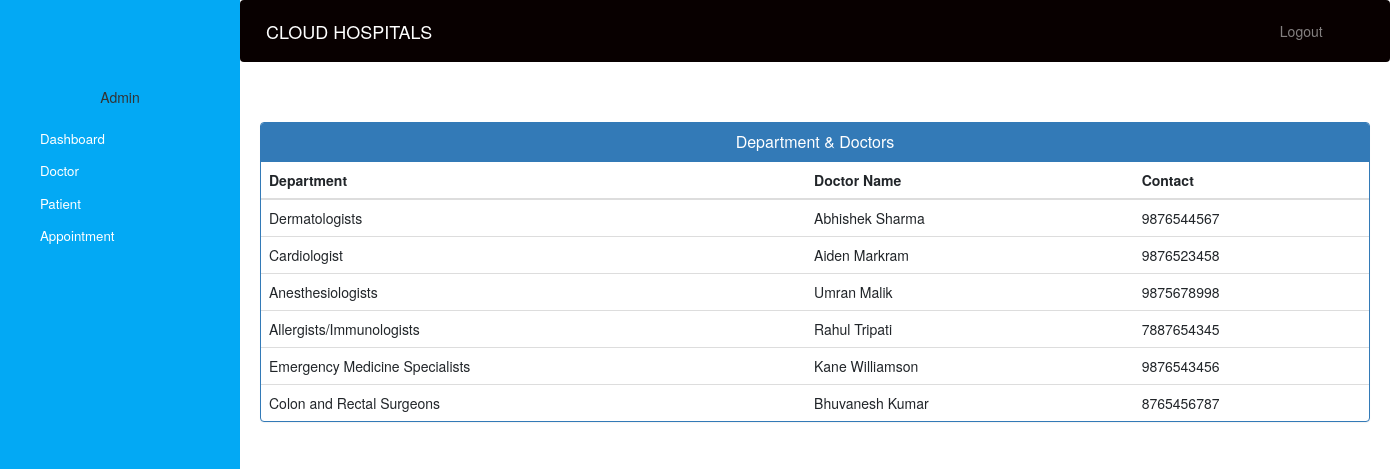
Screenshot of /admin-view-doctor-specialisation (signed in) with the database file from the repository.
### hospital/models.py (models this page shows, shortened)
class Doctor(models.Model):
    user=models.OneToOneField(User,on_delete=models.CASCADE)
    address = models.CharField(max_length=40)
    mobile = models.CharField(max_length=20,null=True)
    department= models.CharField(max_length=50,choices=departments,default='Cardiologist')
    status=models.BooleanField(default=False)
    @property
    def get_name(self):
        return self.user.first_name+" "+self.user.last_name

### hospital/views.py (the view)
# urls.py: path('admin-view-doctor-specialisation',views.admin_view_doctor_specialisation_view,name='admin-view-doctor-specialisation'),
@login_required(login_url='adminlogin')
@user_passes_test(is_admin)
def admin_view_doctor_specialisation_view(request):
    doctors=models.Doctor.objects.all().filter(status=True)
    return render(request,'hospital/admin_view_doctor_specialisation.html',{'doctors':doctors})

### hospital/views.py (called while the page is built)
def is_admin(user):
    return user.groups.filter(name='ADMIN').exists()

### templates/hospital/admin_view_doctor_Specialisation.html (shortened to what this page needs)
{% extends 'hospital/admin_base.html' %}
{% block content %}
<head>
  <link href="//netdna.bootstrapcdn.com/bootstrap/3.0.0/css/bootstrap.min.css" rel="stylesheet" id="bootstrap-css">
</head>
<div class="container">
  <div class="panel panel-primary">
    <div class="panel-heading">
      <h6 class="panel-title">Department & Doctors</h6>
    </div>
    <table class="table table-hover" id="dev-table">
      <thead>
        <tr>
          <th>Department</th>
          <th>Doctor Name</th>
          <th>Contact</th>
        </tr>
      </thead>
      {% for d in doctors %}
      <tr>
        <td>{{d.department}}</td>
        <td> {{d.get_name}}</td>
        <td>{{d.mobile}}</td>
      </tr>
      {% endfor %}
    </table>
  </div>
</div>
{% endblock content %}

### static/style.css (style rules this page uses)
body { padding-left: 240px; }

### templates/hospital/admin_base.html (style rules this page uses)
body { padding-left: 240px; }

### templates/hospital/admin_view_doctor_Specialisation.html (style rules this page uses)
h6 { text-align: center; }

### rows the page displays
Doctor: department "Dermatologists", get_name "Abhishek Sharma", mobile "9876544567"
Doctor: department "Cardiologist", get_name "Aiden Markram", mobile "9876523458"
Doctor: department "Anesthesiologists", get_name "Umran Malik", mobile "9875678998"
Doctor: department "Allergists/Immunologists", get_name "Rahul Tripati", mobile "7887654345"
Doctor: department "Emergency Medicine Specialists", get_name "Kane Williamson", mobile "9876543456"
Doctor: department "Colon and Rectal Surgeons", get_name "Bhuvanesh Kumar", mobile "8765456787"
